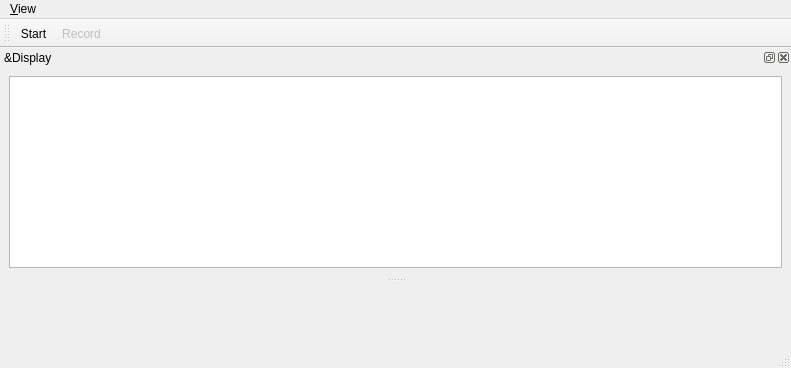
<?xml version="1.0" encoding="UTF-8"?>
<ui version="4.0">
 <class>MainWindow</class>
 <widget class="QMainWindow" name="MainWindow">
  <property name="geometry">
   <rect>
    <x>0</x>
    <y>0</y>
    <width>791</width>
    <height>368</height>
   </rect>
  </property>
  <property name="windowTitle">
   <string>qudi: Simple Data recorder</string>
  </property>
  <widget class="QWidget" name="centralwidget"/>
  <widget class="QMenuBar" name="menubar">
   <property name="geometry">
    <rect>
     <x>0</x>
     <y>0</y>
     <width>791</width>
     <height>30</height>
    </rect>
   </property>
   <widget class="QMenu" name="menuView">
    <property name="title">
     <string>&amp;View</string>
    </property>
    <addaction name="viewAction"/>
    <addaction name="separator"/>
    <addaction name="separator"/>
   </widget>
   <addaction name="menuView"/>
  </widget>
  <widget class="QStatusBar" name="statusbar"/>
  <widget class="QDockWidget" name="traceDockWidget">
   <property name="windowTitle">
    <string>&amp;Display</string>
   </property>
   <attribute name="dockWidgetArea">
    <number>4</number>
   </attribute>
   <widget class="QWidget" name="dockWidgetContents">
    <layout class="QGridLayout" name="gridLayout">
     <item row="2" column="1" colspan="2">
      <widget class="PlotWidget" name="trace_PlotWidget"/>
     </item>
    </layout>
   </widget>
  </widget>
  <widget class="QToolBar" name="controlToolBar">
   <property name="enabled">
    <bool>true</bool>
   </property>
   <property name="windowTitle">
    <string>Controls</string>
   </property>
   <property name="toolButtonStyle">
    <enum>Qt::ToolButtonTextUnderIcon</enum>
   </property>
   <attribute name="toolBarArea">
    <enum>TopToolBarArea</enum>
   </attribute>
   <attribute name="toolBarBreak">
    <bool>false</bool>
   </attribute>
   <addaction name="startAction"/>
   <addaction name="recordAction"/>
  </widget>
  <action name="startAction">
   <property name="checkable">
    <bool>true</bool>
   </property>
   <property name="icon">
    <iconset>
     <normaloff>../../artwork/icons/qudiTheme/22x22/start_counter.png</normaloff>../../artwork/icons/qudiTheme/22x22/start_counter.png</iconset>
   </property>
   <property name="text">
    <string>Start</string>
   </property>
   <property name="toolTip">
    <string>Start</string>
   </property>
  </action>
  <action name="recordAction">
   <property name="checkable">
    <bool>true</bool>
   </property>
   <property name="enabled">
    <bool>false</bool>
   </property>
   <property name="icon">
    <iconset>
     <normaloff>../../artwork/icons/qudiTheme/22x22/record_counter.png</normaloff>../../artwork/icons/qudiTheme/22x22/record_counter.png</iconset>
   </property>
   <property name="text">
    <string>Record</string>
   </property>
   <property name="toolTip">
    <string>Save count trace to file</string>
   </property>
  </action>
  <action name="viewAction">
   <property name="checkable">
    <bool>true</bool>
   </property>
   <property name="text">
    <string>Display</string>
   </property>
   <property name="toolTip">
    <string>Show the Data display</string>
   </property>
  </action>
 </widget>
 <customwidgets>
  <customwidget>
   <class>PlotWidget</class>
   <extends>QGraphicsView</extends>
   <header>pyqtgraph.h</header>
  </customwidget>
 </customwidgets>
 <resources/>
 <connections>
  <connection>
   <sender>viewAction</sender>
   <signal>triggered(bool)</signal>
   <receiver>traceDockWidget</receiver>
   <slot>setVisible(bool)</slot>
   <hints>
    <hint type="sourcelabel">
     <x>-1</x>
     <y>-1</y>
    </hint>
    <hint type="destinationlabel">
     <x>399</x>
     <y>136</y>
    </hint>
   </hints>
  </connection>
  <connection>
   <sender>traceDockWidget</sender>
   <signal>visibilityChanged(bool)</signal>
   <receiver>viewAction</receiver>
   <slot>setChecked(bool)</slot>
   <hints>
    <hint type="sourcelabel">
     <x>399</x>
     <y>136</y>
    </hint>
    <hint type="destinationlabel">
     <x>-1</x>
     <y>-1</y>
    </hint>
   </hints>
  </connection>
 </connections>
</ui>
